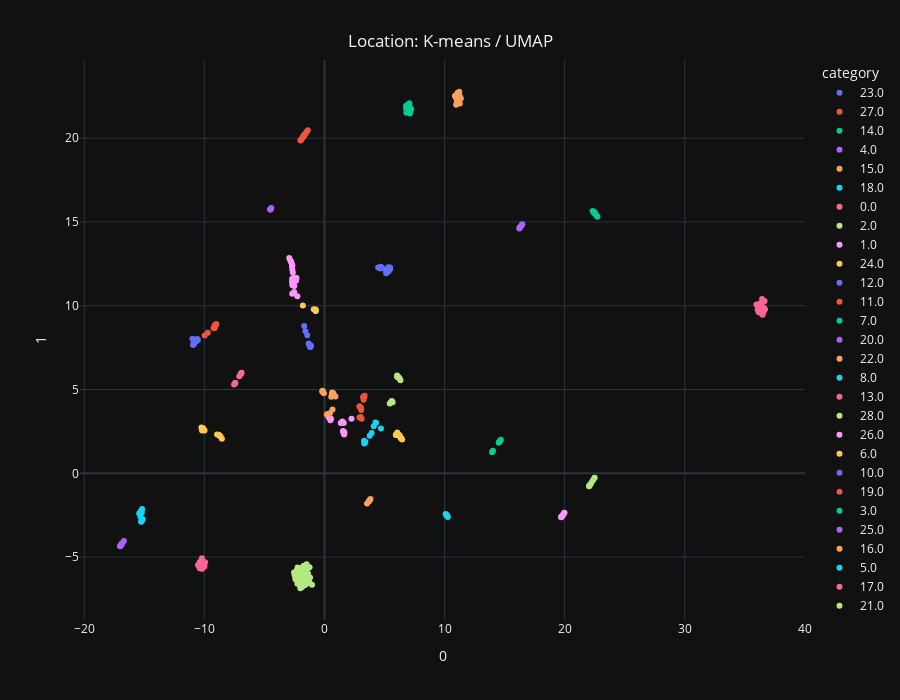

Source (notebook cell):
### Code cell
build_scatter_2d(temp_df, projections, 'Location: K-means / UMAP')

### Figure 1 — Plotly figure (JSON) as saved in the notebook; plotly's stock layout.template omitted (floating-point values rounded to 4 significant figures)
{"data": [{"hovertemplate": "category=23.0<br>0=%{x}<br>1=%{y}<extra></extra>", "legendgroup": "23.0", "marker": {"color": "#636efa", "symbol": "circle"}, "mode": "markers", "name": "23.0", "orientation": "v", "showlegend": true, "type": "scatter", "x": [-1.274, -1.125, -1.204, -1.315, -1.22, -1.689, -1.587, -1.43, -1.142], "xaxis": "x", "y": [7.688, 7.624, 7.543, 7.746, 7.64, 8.787, 8.479, 8.238, 7.558], "yaxis": "y"}, {"hovertemplate": "category=27.0<br>0=%{x}<br>1=%{y}<extra></extra>", "legendgroup": "27.0", "marker": {"color": "#EF553B", "symbol": "circle"}, "mode": "markers", "name": "27.0", "orientation": "v", "showlegend": true, "type": "scatter", "x": [-9.228, -9.129, -9.713, -9.005, -9.057, -9.14, -9.159, -9.19, -9.97], "xaxis": "x", "y": [8.666, 8.667, 8.386, 8.908, 8.833, 8.829, 8.714, 8.658, 8.227], "yaxis": "y"}, {"hovertemplate": "category=14.0<br>0=%{x}<br>1=%{y}<extra></extra>", "legendgroup": "14.0", "marker": {"color": "#00cc96", "symbol": "circle"}, "mode": "markers", "name": "14.0", "orientation": "v", "showlegend": true, "type": "scatter", "x": [22.51, 22.33, 22.53, 22.66, 22.72, 22.42, 22.5, 22.49], "xaxis": "x", "y": [15.52, 15.65, 15.49, 15.39, 15.31, 15.57, 15.58, 15.51], "yaxis": "y"}, {"hovertemplate": "category=4.0<br>0=%{x}<br>1=%{y}<extra></extra>", "legendgroup": "4.0", "marker": {"color": "#ab63fa", "symbol": "circle"}, "mode": "markers", "name": "4.0", "orientation": "v", "showlegend": true, "type": "scatter", "x": [16.4, 16.22, 16.29, 16.47, 16.31, 16.26, 16.43], "xaxis": "x", "y": [14.79, 14.62, 14.69, 14.87, 14.7, 14.65, 14.83], "yaxis": "y"}, {"hovertemplate": "category=15.0<br>0=%{x}<br>1=%{y}<extra></extra>", "legendgroup": "15.0", "marker": {"color": "#FFA15A", "symbol": "circle"}, "mode": "markers", "name": "15.0", "orientation": "v", "showlegend": true, "type": "scatter", "x": [11.02, 11.12, 11.07, 11.25, 11.22, 11.11, 10.87, 11.02, 11.36, 11.27, 11.02, 11.0, 11.12, 10.97, 11.22, 10.92], "xaxis": "x", "y": [22.41, 22.29, 22.69, 22.55, 22.77, 22.53, 22.52, 22.19, 22.36, 22.06, 22.38, 22.43, 22.18, 21.99, 22.45, 22.45], "yaxis": "y"}, {"hovertemplate": "category=18.0<br>0=%{x}<br>1=%{y}<extra></extra>", "legendgroup": "18.0", "marker": {"color": "#19d3f3", "symbol": "circle"}, "mode": "markers", "name": "18.0", "orientation": "v", "showlegend": true, "type": "scatter", "x": [10.21, 10.13, 10.19, 10.18, 10.27, 10.09], "xaxis": "x", "y": [-2.536, -2.456, -2.517, -2.507, -2.601, -2.423], "yaxis": "y"}, {"hovertemplate": "category=0.0<br>0=%{x}<br>1=%{y}<extra></extra>", "legendgroup": "0.0", "marker": {"color": "#FF6692", "symbol": "circle"}, "mode": "markers", "name": "0.0", "orientation": "v", "showlegend": true, "type": "scatter", "x": [36.1, 36.45, 36.42, 36.59, 36.15, 36.17, 36.28, 36.29, 36.2, 36.51, 36.29, 36.13, 36.07, 36.33, 36.52, 36.57, 36.65, 36.43, 35.97, 36.68, 36.44, 36.27, 36.31, 36.27, 36.48], "xaxis": "x", "y": [9.815, 9.961, 9.749, 9.858, 9.62, 10.02, 9.598, 10.16, 9.933, 9.603, 10.05, 9.936, 9.773, 10.08, 10.24, 9.642, 10.28, 9.789, 10.07, 9.784, 10.4, 10.02, 9.583, 9.708, 9.464], "yaxis": "y"}, {"hovertemplate": "category=2.0<br>0=%{x}<br>1=%{y}<extra></extra>", "legendgroup": "2.0", "marker": {"color": "#B6E880", "symbol": "circle"}, "mode": "markers", "name": "2.0", "orientation": "v", "showlegend": true, "type": "scatter", "x": [-1.924, -1.8, -1.996, -2.103, -1.681, -2.004, -2.24, -2.048, -1.727, -1.977, -1.741, -1.636, -1.831, -1.813, -2.26, -1.91, -1.906, -1.669, -1.679, -2.092, -2.089, -2.197, -2.167, -1.794, -2.265, -1.197, -1.252, -1.601, -1.298, -1.483, -1.497, -2.479, -1.432, -1.52, -1.864, -1.412, -1.036, -1.861, -1.441, -1.889, -1.502, -1.425, -1.437, -1.807, -1.486, -1.539, -1.859, -2.005, -2.533, -2.249, -1.476, -2.429, -1.45, -2.24, -1.241, -2.002, -1.366, -2.12, -2.353, -2.307, -1.932], "xaxis": "x", "y": [-6.115, -5.603, -6.277, -6.071, -6.05, -6.394, -6.124, -5.973, -5.521, -5.834, -6.059, -6.277, -6.208, -6.413, -6.287, -6.543, -6.278, -5.945, -5.819, -5.939, -5.668, -5.867, -6.276, -5.6, -6.136, -6.219, -6.515, -6.655, -6.312, -5.43, -5.657, -6.077, -6.517, -6.57, -5.856, -5.965, -6.654, -5.985, -5.899, -6.333, -5.751, -6.54, -6.451, -5.739, -6.196, -6.361, -6.788, -6.856, -5.916, -6.586, -5.548, -6.278, -6.041, -5.621, -5.61, -6.697, -6.006, -6.372, -6.359, -5.782, -5.73], "yaxis": "y"}, {"hovertemplate": "category=1.0<br>0=%{x}<br>1=%{y}<extra></extra>", "legendgroup": "1.0", "marker": {"color": "#FF97FF", "symbol": "circle"}, "mode": "markers", "name": "1.0", "orientation": "v", "showlegend": true, "type": "scatter", "x": [-2.371, -2.783, -2.534, -2.675, -2.533, -2.584, -2.931, -2.706, -2.523, -2.643, -2.667, -2.671, -2.325, -2.841, -2.688, -2.437, -2.686, -2.254, -2.703, -2.753, -2.632, -2.546, -2.51, -2.356], "xaxis": "x", "y": [11.5, 12.62, 10.81, 12.14, 11.68, 11.53, 12.84, 12.34, 10.81, 11.28, 11.22, 12.41, 11.65, 12.7, 11.61, 11.54, 10.71, 10.57, 11.44, 12.6, 11.98, 10.78, 11.18, 11.62], "yaxis": "y"}, {"hovertemplate": "category=24.0<br>0=%{x}<br>1=%{y}<extra></extra>", "legendgroup": "24.0", "marker": {"color": "#FECB52", "symbol": "circle"}, "mode": "markers", "name": "24.0", "orientation": "v", "showlegend": true, "type": "scatter", "x": [6.258, 6.352, 6.379, 6.463, 6.065, 6.338, 5.942, 6.14, 6.193, 5.975], "xaxis": "x", "y": [2.265, 2.104, 2.11, 2.02, 2.433, 2.129, 2.288, 2.296, 2.252, 2.314], "yaxis": "y"}, {"hovertemplate": "category=12.0<br>0=%{x}<br>1=%{y}<extra></extra>", "legendgroup": "12.0", "marker": {"color": "#636efa", "symbol": "circle"}, "mode": "markers", "name": "12.0", "orientation": "v", "showlegend": true, "type": "scatter", "x": [5.234, 5.465, 5.321, 5.346, 5.325, 5.096, 4.796, 5.463, 5.135, 5.464, 4.471, 4.681, 4.65], "xaxis": "x", "y": [12.01, 12.22, 12.13, 12.06, 12.29, 12.15, 12.26, 12.28, 11.93, 12.17, 12.29, 12.32, 12.22], "yaxis": "y"}, {"hovertemplate": "category=11.0<br>0=%{x}<br>1=%{y}<extra></extra>", "legendgroup": "11.0", "marker": {"color": "#EF553B", "symbol": "circle"}, "mode": "markers", "name": "11.0", "orientation": "v", "showlegend": true, "type": "scatter", "x": [-1.89, -1.674, -1.625, -1.791, -1.725, -1.496, -1.39, -2.001, -1.782, -1.68, -1.705, -1.949], "xaxis": "x", "y": [19.97, 20.18, 20.23, 20.07, 20.13, 20.36, 20.47, 19.85, 20.07, 20.18, 20.15, 19.91], "yaxis": "y"}, {"hovertemplate": "category=7.0<br>0=%{x}<br>1=%{y}<extra></extra>", "legendgroup": "7.0", "marker": {"color": "#00cc96", "symbol": "circle"}, "mode": "markers", "name": "7.0", "orientation": "v", "showlegend": true, "type": "scatter", "x": [6.794, 7.152, 7.024, 6.872, 7.066, 6.896, 7.019, 6.79, 6.922, 7.178, 7.216, 7.123, 6.895, 6.885, 6.819, 6.969, 7.045], "xaxis": "x", "y": [21.94, 21.81, 21.97, 21.96, 22.08, 21.56, 21.91, 21.77, 21.81, 21.72, 21.71, 21.47, 21.68, 21.58, 21.52, 21.68, 21.59], "yaxis": "y"}, {"hovertemplate": "category=20.0<br>0=%{x}<br>1=%{y}<extra></extra>", "legendgroup": "20.0", "marker": {"color": "#ab63fa", "symbol": "circle"}, "mode": "markers", "name": "20.0", "orientation": "v", "showlegend": true, "type": "scatter", "x": [-4.431, -4.509, -4.517, -4.496], "xaxis": "x", "y": [15.82, 15.75, 15.74, 15.76], "yaxis": "y"}, {"hovertemplate": "category=22.0<br>0=%{x}<br>1=%{y}<extra></extra>", "legendgroup": "22.0", "marker": {"color": "#FFA15A", "symbol": "circle"}, "mode": "markers", "name": "22.0", "orientation": "v", "showlegend": true, "type": "scatter", "x": [3.757, 3.833, 3.705, 3.546, 3.746], "xaxis": "x", "y": [-1.608, -1.532, -1.659, -1.794, -1.619], "yaxis": "y"}, {"hovertemplate": "category=8.0<br>0=%{x}<br>1=%{y}<extra></extra>", "legendgroup": "8.0", "marker": {"color": "#19d3f3", "symbol": "circle"}, "mode": "markers", "name": "8.0", "orientation": "v", "showlegend": true, "type": "scatter", "x": [-15.29, -15.17, -15.38, -15.22, -15.14, -15.3, -15.22, -15.22, -15.27, -15.42, -15.19], "xaxis": "x", "y": [-2.255, -2.772, -2.433, -2.858, -2.741, -2.623, -2.356, -2.239, -2.888, -2.382, -2.13], "yaxis": "y"}, {"hovertemplate": "category=13.0<br>0=%{x}<br>1=%{y}<extra></extra>", "legendgroup": "13.0", "marker": {"color": "#FF6692", "symbol": "circle"}, "mode": "markers", "name": "13.0", "orientation": "v", "showlegend": true, "type": "scatter", "x": [-10.0, -10.0, -10.22, -10.54, -10.32, -10.19, -9.939, -10.2, -10.38, -10.39, -10.11, -10.2, -10.21, -9.997, -10.09, -10.1, -10.28], "xaxis": "x", "y": [-5.555, -5.493, -5.439, -5.47, -5.313, -5.418, -5.309, -5.071, -5.296, -5.669, -5.503, -5.685, -5.688, -5.338, -5.599, -5.351, -5.561], "yaxis": "y"}, {"hovertemplate": "category=28.0<br>0=%{x}<br>1=%{y}<extra></extra>", "legendgroup": "28.0", "marker": {"color": "#B6E880", "symbol": "circle"}, "mode": "markers", "name": "28.0", "orientation": "v", "showlegend": true, "type": "scatter", "x": [22.09, 22.22, 22.34, 22.03, 22.09, 22.06, 22.48, 22.49], "xaxis": "x", "y": [-0.6965, -0.5735, -0.4314, -0.7668, -0.7042, -0.7337, -0.2815, -0.2661], "yaxis": "y"}, {"hovertemplate": "category=26.0<br>0=%{x}<br>1=%{y}<extra></extra>", "legendgroup": "26.0", "marker": {"color": "#FF97FF", "symbol": "circle"}, "mode": "markers", "name": "26.0", "orientation": "v", "showlegend": true, "type": "scatter", "x": [1.364, 1.544, 0.5449, 1.492, 0.4927, 1.646, 0.356, 1.634, 2.254, 1.668, 1.57, 1.606], "xaxis": "x", "y": [3.009, 2.525, 3.258, 3.098, 3.166, 2.474, 3.347, 2.316, 3.251, 2.414, 2.435, 3.003], "yaxis": "y"}, {"hovertemplate": "category=6.0<br>0=%{x}<br>1=%{y}<extra></extra>", "legendgroup": "6.0", "marker": {"color": "#FECB52", "symbol": "circle"}, "mode": "markers", "name": "6.0", "orientation": "v", "showlegend": true, "type": "scatter", "x": [-8.656, -10.14, -10.11, -9.988, -10.25, -10.1, -8.725, -8.805, -10.19, -8.539, -8.935], "xaxis": "x", "y": [2.199, 2.637, 2.589, 2.556, 2.736, 2.687, 2.242, 2.309, 2.56, 2.069, 2.321], "yaxis": "y"}, {"hovertemplate": "category=10.0<br>0=%{x}<br>1=%{y}<extra></extra>", "legendgroup": "10.0", "marker": {"color": "#636efa", "symbol": "circle"}, "mode": "markers", "name": "10.0", "orientation": "v", "showlegend": true, "type": "scatter", "x": [-10.54, -10.58, -10.99, -10.69, -10.95, -10.84, -10.84, -10.86, -10.74, -10.88, -10.65], "xaxis": "x", "y": [7.96, 8.012, 8.033, 7.882, 7.663, 7.822, 7.767, 7.714, 7.939, 7.749, 7.916], "yaxis": "y"}, {"hovertemplate": "category=19.0<br>0=%{x}<br>1=%{y}<extra></extra>", "legendgroup": "19.0", "marker": {"color": "#EF553B", "symbol": "circle"}, "mode": "markers", "name": "19.0", "orientation": "v", "showlegend": true, "type": "scatter", "x": [2.916, 3.009, 3.019, 3.062, 3.295, 3.262, 3.343, 3.099, 2.926, 3.21, 2.922, 3.035, 3.28], "xaxis": "x", "y": [3.327, 3.925, 3.366, 3.778, 4.553, 4.395, 4.623, 3.262, 4.002, 4.535, 3.975, 3.911, 4.592], "yaxis": "y"}, {"hovertemplate": "category=3.0<br>0=%{x}<br>1=%{y}<extra></extra>", "legendgroup": "3.0", "marker": {"color": "#00cc96", "symbol": "circle"}, "mode": "markers", "name": "3.0", "orientation": "v", "showlegend": true, "type": "scatter", "x": [14.58, 14.55, 14.02, 14.51, 13.95, 14.68, 14.63, 14.61, 14.02], "xaxis": "x", "y": [1.892, 1.867, 1.339, 1.829, 1.261, 2.0, 1.946, 1.922, 1.332], "yaxis": "y"}, {"hovertemplate": "category=25.0<br>0=%{x}<br>1=%{y}<extra></extra>", "legendgroup": "25.0", "marker": {"color": "#ab63fa", "symbol": "circle"}, "mode": "markers", "name": "25.0", "orientation": "v", "showlegend": true, "type": "scatter", "x": [-16.96, -16.87, -16.93, -17.0, -16.85, -17.02, -16.7, -16.99], "xaxis": "x", "y": [-4.297, -4.205, -4.265, -4.333, -4.183, -4.358, -4.038, -4.322], "yaxis": "y"}, {"hovertemplate": "category=16.0<br>0=%{x}<br>1=%{y}<extra></extra>", "legendgroup": "16.0", "marker": {"color": "#FFA15A", "symbol": "circle"}, "mode": "markers", "name": "16.0", "orientation": "v", "showlegend": true, "type": "scatter", "x": [0.4507, -0.1551, 0.6664, 0.5687, 0.6145, 0.6441, 0.6731, 0.6945, 0.1965, -0.1074, 0.915, 0.758, 0.2978, -0.0406, -0.1905, 0.6356], "xaxis": "x", "y": [3.582, 4.933, 4.634, 4.567, 4.734, 4.821, 3.806, 4.8, 3.518, 4.844, 4.58, 4.744, 3.535, 4.775, 4.886, 4.706], "yaxis": "y"}, {"hovertemplate": "category=5.0<br>0=%{x}<br>1=%{y}<extra></extra>", "legendgroup": "5.0", "marker": {"color": "#19d3f3", "symbol": "circle"}, "mode": "markers", "name": "5.0", "orientation": "v", "showlegend": true, "type": "scatter", "x": [4.103, 3.301, 4.291, 4.252, 3.344, 3.924, 3.41, 4.704, 3.323, 3.769], "xaxis": "x", "y": [2.804, 1.938, 3.021, 3.037, 1.812, 2.401, 1.869, 2.673, 1.784, 2.241], "yaxis": "y"}, {"hovertemplate": "category=17.0<br>0=%{x}<br>1=%{y}<extra></extra>", "legendgroup": "17.0", "marker": {"color": "#FF6692", "symbol": "circle"}, "mode": "markers", "name": "17.0", "orientation": "v", "showlegend": true, "type": "scatter", "x": [-7.44, -7.421, -7.087, -7.457, -6.961, -6.965, -6.897, -7.528], "xaxis": "x", "y": [5.374, 5.405, 5.79, 5.357, 5.938, 5.924, 6.001, 5.294], "yaxis": "y"}, {"hovertemplate": "category=21.0<br>0=%{x}<br>1=%{y}<extra></extra>", "legendgroup": "21.0", "marker": {"color": "#B6E880", "symbol": "circle"}, "mode": "markers", "name": "21.0", "orientation": "v", "showlegend": true, "type": "scatter", "x": [5.606, 6.246, 5.539, 6.229, 6.138, 6.049, 6.33, 5.439, 6.179, 5.676, 6.051], "xaxis": "x", "y": [4.323, 5.661, 4.244, 5.672, 5.72, 5.765, 5.552, 4.164, 5.728, 4.248, 5.845], "yaxis": "y"}, {"hovertemplate": "category=9.0<br>0=%{x}<br>1=%{y}<extra></extra>", "legendgroup": "9.0", "marker": {"color": "#FF97FF", "symbol": "circle"}, "mode": "markers", "name": "9.0", "orientation": "v", "showlegend": true, "type": "scatter", "x": [19.75, 19.77, 19.71, 19.82, 19.96, 19.71, 19.98, 19.88], "xaxis": "x", "y": [-2.587, -2.561, -2.625, -2.51, -2.372, -2.586, -2.349, -2.458], "yaxis": "y"}, {"hovertemplate": "category=29.0<br>0=%{x}<br>1=%{y}<extra></extra>", "legendgroup": "29.0", "marker": {"color": "#FECB52", "symbol": "circle"}, "mode": "markers", "name": "29.0", "orientation": "v", "showlegend": true, "type": "scatter", "x": [-0.7309, -0.7316, -0.8893, -0.7413, -1.797, -0.7449], "xaxis": "x", "y": [9.708, 9.69, 9.795, 9.772, 10.01, 9.741], "yaxis": "y"}], "layout": {"height": 700, "legend": {"title": {"text": "category"}, "tracegroupgap": 0}, "margin": {"t": 60}, "showlegend": true, "title": {"text": "Location: K-means / UMAP", "x": 0.5, "y": 0.95}, "xaxis": {"anchor": "y", "domain": [0, 1], "title": {"text": "0"}}, "yaxis": {"anchor": "x", "domain": [0, 1], "title": {"text": "1"}}}}
